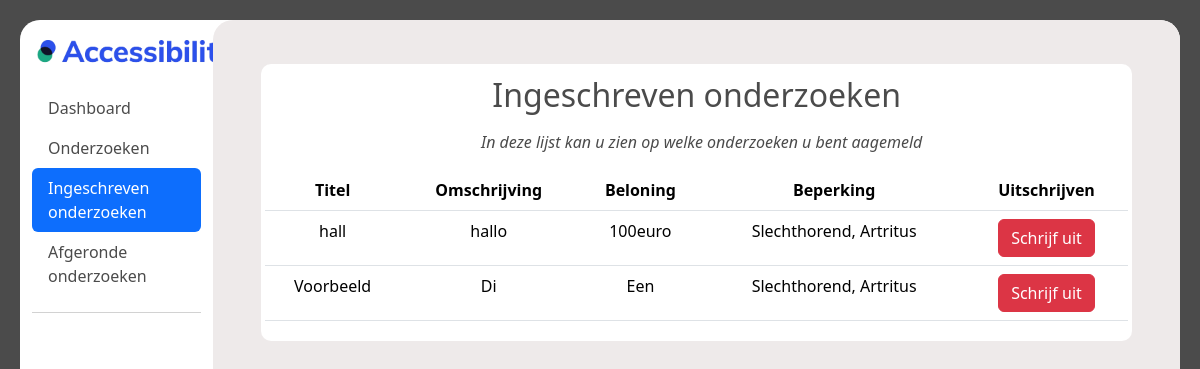
Page /ervaringsdeskundige/registered_investigations (signed in) on the earlier database version.
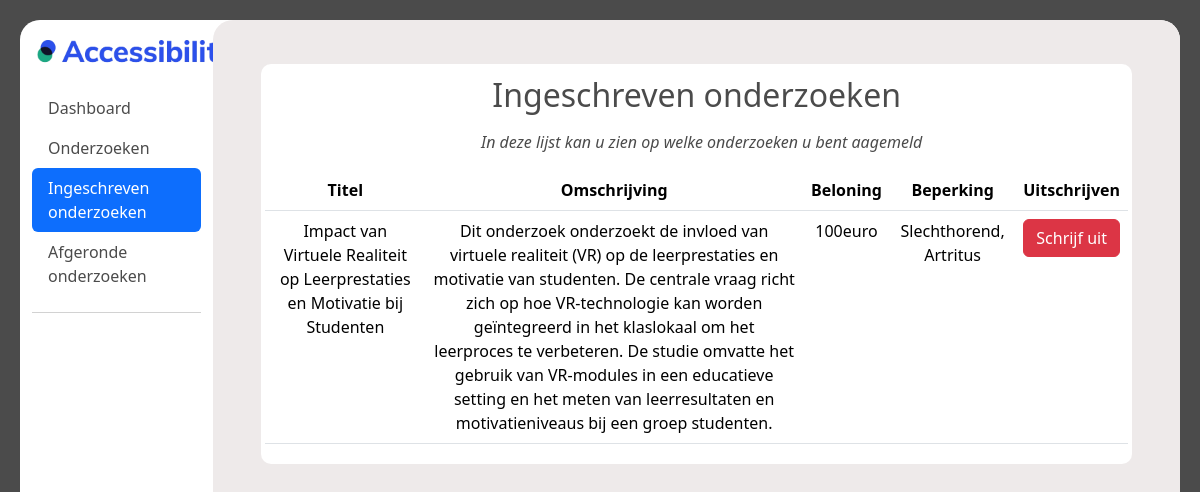
Same page on the later database version.
### main/models.py (models this page shows)
class Onderzoeken(models.Model):
    onderzoeks_id = models.AutoField(primary_key=True)
    organisatie = models.ForeignKey('Organisaties', models.DO_NOTHING)
    status = models.IntegerField()
    titel = models.TextField()
    omschrijving = models.TextField()
    datum_vanaf = models.DateTimeField()
    datum_tot = models.DateTimeField()
    soort_onderzoek = models.IntegerField()
    locatie = models.TextField(blank=True, null=True)
    met_beloning = models.IntegerField()
    beloning = models.TextField(blank=True, null=True)
    doelgroep_leeftijd_van = models.IntegerField()
    doelgroep_leeftijd_tot = models.IntegerField()
    contact_opgenomen = models.IntegerField()
    opmerkingen_beheerder = models.IntegerField(blank=True, null=True)
    type_onderzoek = models.ForeignKey('TypeOnderzoek', models.DO_NOTHING, db_column='type_onderzoek')
    class Meta:
        managed = False
        db_table = 'Onderzoeken'

class Beperkingen(models.Model):
    omschrijving = models.TextField()
    soort = models.TextField()
    class Meta:
        managed = False
        db_table = 'Beperkingen'

### ervaringsdeskundige/views.py (the view)
# urls.py: path('registered_investigations', views.registered_investigations, name='registered_investigations'),
@login_required
def registered_investigations(request):
    user_id = request.user.id
    current_investigations = Deelnames.objects.filter(ervaringsdeskundige_id=user_id)
    investigation_ids = current_investigations.values_list('onderzoeks_id', flat=True)
    investigations = Onderzoeken.objects.filter(onderzoeks_id__in=investigation_ids)
    investigations_with_limitations = {}
    for investigation in investigations:
        limitation_ids = BeperkingenOnderzoeken.objects.filter(onderzoeks_id=investigation.onderzoeks_id).values_list('beperking_id', flat=True)
        limitations = Beperkingen.objects.filter(id__in=limitation_ids)
        investigations_with_limitations[investigation.onderzoeks_id] = {
            'onderzoek': investigation,
            'beperkingen': limitations,
        }
    return render(
        request,
        "ervaringsdeskundige/registered_investigations.html",
        {"investigations": investigations_with_limitations},
    )

### templates/ervaringsdeskundige/registered_investigations.html (shortened to what this page needs)
{% extends "ervaringsdeskundige/base.html" %}
{% load static %}
{% block content %}
<div class="container-fluid" style="height: 94vh;">
    <div class="row">
        <nav id="sidebar" class="col-md-3 col-lg-2 d-md-block sidebar">
          <a href="#">
            <img style="margin: 20px; margin-left: 5px;" src="{% static 'images/logo_accessibility.png' %}" width="200px" alt="test">
          </a>
            <div class="position-sticky">
              <ul class="nav nav-pills flex-column mb-auto">
                <li class="nav-item">
                  <a href="/ervaringsdeskundige/dashboard" class="nav-link menu_text" >
                    Dashboard
                  </a>
                </li>
                <li>
                  <a href="/ervaringsdeskundige/onderzoeken" class="nav-link menu_text">
                    Onderzoeken
                  </a>
                </li>
                <li>
                  <a href="registered_investigations" class="nav-link active" aria-current="page">
                    Ingeschreven onderzoeken
                  </a>
                </li>
                <li>
                  <a href="#" class="nav-link menu_text">
                    Afgeronde onderzoeken
                  </a>
                </li>
              </ul>
              <hr>
            </div>
        </nav>
        <div style="height: 94vh;" id="dashboard_main" class="col-md-9 ms-sm-auto col-lg-10 px-md-4">
        <div id="dashboard_overflow">
        <main >
          <div class="text-center" style="padding-top: 20px;">
            <div id="custom_cont"  class="m-4 p-1">
              <table class="custom_table table p-3">
                <h2 class="p-2">Ingeschreven onderzoeken</h2>
                <p style="margin-left: 10px;"><em>In deze lijst kan u zien op welke onderzoeken u bent aagemeld</em></p>
                <thead>
                  <tr>
                      <th scope="col">Titel</th>
                      <th scope="col">Omschrijving</th>
                      <th scope="col">Beloning</th>
                      <th scope="col">Beperking</th>
                      <th scope="col">Uitschrijven</th>
                  </tr>
                  </thead>
                  <tbody>
                    {% for investigation_id, data in investigations.items %}
                    <tr>
                    <td>{{ data.onderzoek.titel }}</td>
                    <td>{{ data.onderzoek.omschrijving }}</td>
                    <td>{% if data.onderzoek.met_beloning == 1 %}
                            {{ data.onderzoek.beloning }}
                        {% else %}
                            Geen beloning beschikbaar
                        {% endif %}</td>
                    <td>
                          {% for limitation in data.beperkingen %}
                              {{ limitation.omschrijving }}{% if not forloop.last %},{% endif %}
                          {% endfor %}
                    </td>
                    <td>
                        <form method="post" action="unsubscribe_investigation/{{ data.onderzoek.onderzoeks_id }}">
                          <button type="submit" class="btn btn-danger">Schrijf uit</button>
                        </form></td></tr>
                    {% endfor %}
                  </tbody>
              </table>
          </div>
            </div>
      </main>
    </div>
    </div>
    </div>
</div>
{% endblock %}

Differences in the rows shown:
no longer on this page (row unchanged): Onderzoeken: onderzoek.titel "Voorbeeld", onderzoek.omschrijving "Di", onderzoek.beloning "Een", Beperkingen (omschrijving "Slechthorend"), Beperkingen (omschrijving "Artritus")
changed Onderzoeken "100euro": onderzoek.titel "hall" → "Impact van Virtuele Realiteit op Leerprestaties en Motivatie bij Studenten"; onderzoek.omschrijving "hallo" → "Dit onderzoek onderzoekt de invloed van virtuele realiteit (VR) op de leerprestaties en motivatie van studenten. De centrale vraag richt zich op hoe VR-technologie kan worden geïntegreerd in het klaslokaal om het leerproces te verbeteren. De studie omvatte het gebruik van VR-modules in een educatieve setting en het meten van leerresultaten en motivatieniveaus bij een groep studenten."
